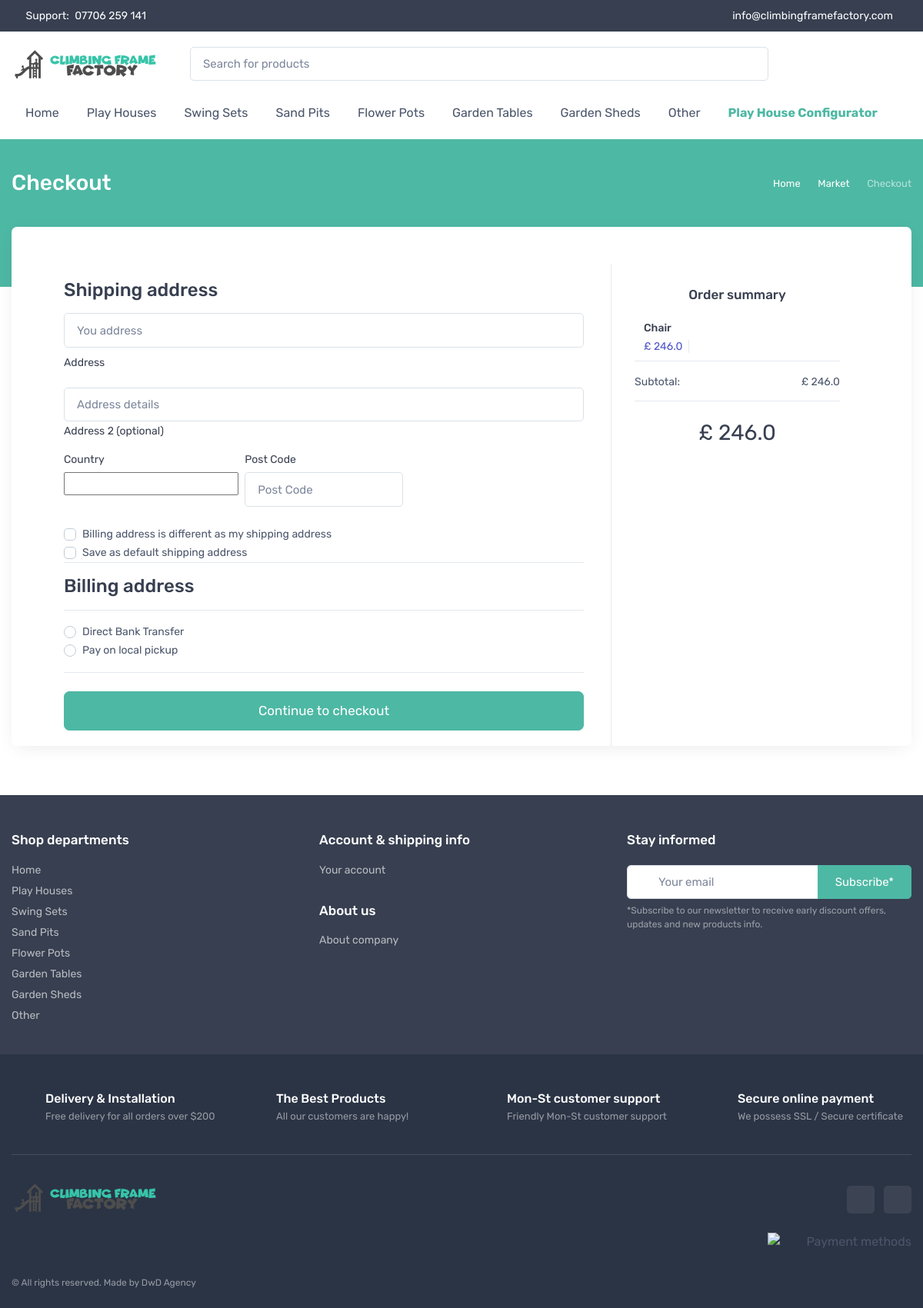
Screenshot of /checkout/ (signed in) with the database file from the repository.
### core/models.py (models this page shows, shortened)
class OrderItem(models.Model):
    user = models.ForeignKey(settings.AUTH_USER_MODEL,
                             on_delete=models.CASCADE)
    ordered = models.BooleanField(default=False)
    item = models.ForeignKey(Item, on_delete=models.CASCADE)
    quantity = models.IntegerField(default=1)
    def get_total_item_price(self):
        return self.quantity * self.item.price
    def get_final_price(self):
        if self.item.discount_price:
            return self.get_total_discount_item_price()
        return self.get_total_item_price()

class Item(models.Model):
    title = models.CharField(max_length=100)
    kategoria = models.ForeignKey(Category,
                                    related_name='category',
                                    on_delete=models.CASCADE,blank=True, null=True
                                    )
    price = models.FloatField()
    discount_price = models.FloatField(blank=True, null=True)
    slug = models.SlugField()
    description = models.TextField()
    image = models.ImageField()
    image2 = models.ImageField(blank=True, null=True)
    image3 = models.ImageField(blank=True, null=True)
    image4 = models.ImageField(blank=True, null=True)
    image5 = models.ImageField(blank=True, null=True)

class Order(models.Model):
    user = models.ForeignKey(settings.AUTH_USER_MODEL,
                             on_delete=models.CASCADE)
    ref_code = models.CharField(max_length=20, blank=True, null=True)
    items = models.ManyToManyField(OrderItem)
    start_date = models.DateTimeField(auto_now_add=True)
    ordered_date = models.DateTimeField()
    ordered = models.BooleanField(default=False)
    shipping_address = models.ForeignKey(
        'Address', related_name='shipping_address', on_delete=models.SET_NULL, blank=True, null=True)
    billing_address = models.ForeignKey(
        'Address', related_name='billing_address', on_delete=models.SET_NULL, blank=True, null=True)
    payment = models.ForeignKey(
        'Payment', on_delete=models.SET_NULL, blank=True, null=True)
    coupon = models.ForeignKey(
        'Coupon', on_delete=models.SET_NULL, blank=True, null=True)
    being_delivered = models.BooleanField(default=False)
    received = models.BooleanField(default=False)
    refund_requested = models.BooleanField(default=False)
    refund_granted = models.BooleanField(default=False)
    '''
    1. Item added to cart
    2. Adding a billing address
    (Failed checkout)
    3. Payment
    (Preprocessing, processing, packaging etc.)
    4. Being delivered
    5. Received
    6. Refunds
    '''
    def get_total(self):
        total = 0
        for order_item in self.items.all():
            total += order_item.get_final_price()
        if self.coupon:
            total -= self.coupon.amount
        return total

### core/views.py (the view, shortened to what this page needs)
# urls.py: path('checkout/', CheckoutView.as_view(), name='checkout'),
class CheckoutView(View):
    def get(self, *args, **kwargs):
        try:
            order = Order.objects.get(user=self.request.user, ordered=False)
            form = CheckoutForm()
            context = {
                'form': form,
                'couponform': CouponForm(),
                'order': order,
                'DISPLAY_COUPON_FORM': True
            }
            shipping_address_qs = Address.objects.filter(
                user=self.request.user,
                address_type='S',
                default=True
            )
            if shipping_address_qs.exists():
                context.update(
                    {'default_shipping_address': shipping_address_qs[0]})
            billing_address_qs = Address.objects.filter(
                user=self.request.user,
                address_type='B',
                default=True
            )
            if billing_address_qs.exists():
                context.update(
                    {'default_billing_address': billing_address_qs[0]})
            return render(self.request, "checkout.html", context)
        except ObjectDoesNotExist:
            messages.info(self.request, "You do not have an active order")
            return redirect("core:checkout")

### core/forms.py
class CheckoutForm(forms.Form):
    shipping_address = forms.CharField(required=False)
    shipping_address2 = forms.CharField(required=False)
    shipping_country = CountryField(blank_label='(select country)').formfield(
        required=False,
        widget=CountrySelectWidget(attrs={
            'class': 'custom-select d-block w-100',
        }))
    shipping_zip = forms.CharField(required=False)
    billing_address = forms.CharField(required=False)
    billing_address2 = forms.CharField(required=False)
    billing_country = CountryField(blank_label='(select country)').formfield(
        required=False,
        widget=CountrySelectWidget(attrs={
            'class': 'custom-select d-block w-100',
        }))
    billing_zip = forms.CharField(required=False)
    same_billing_address = forms.BooleanField(required=False)
    set_default_shipping = forms.BooleanField(required=False)
    use_default_shipping = forms.BooleanField(required=False)
    set_default_billing = forms.BooleanField(required=False)
    use_default_billing = forms.BooleanField(required=False)
    payment_option = forms.ChoiceField(
        widget=forms.RadioSelect, choices=PAYMENT_CHOICES)

class CouponForm(forms.Form):
    code = forms.CharField(widget=forms.TextInput(attrs={
        'class': 'form-control',
        'placeholder': 'Promo code',
        'aria-label': 'Recipient\'s username',
        'aria-describedby': 'basic-addon2'
    }))

### templates/checkout.html (shortened to what this page needs)
{% load static %}
{% include 'basic/header.html' %}
<div class="page-title-overlap bg-primary pt-4">
  <div class="container d-lg-flex justify-content-between py-2 py-lg-3">
    <div class="order-lg-2 mb-3 mb-lg-0 pt-lg-2">
      <nav aria-label="breadcrumb">
        <ol class="breadcrumb breadcrumb-light flex-lg-nowrap justify-content-center justify-content-lg-start">
          <li class="breadcrumb-item"><a class="text-nowrap" href="index.html"><i class="czi-home"></i>Home</a></li>
          <li class="breadcrumb-item text-nowrap"><a href="marketplace-category.html">Market</a>
          </li>
          <li class="breadcrumb-item text-nowrap active" aria-current="page">Checkout</li>
        </ol>
      </nav>
    </div>
    <div class="order-lg-1 pr-lg-4 text-center text-lg-left">
      <h1 class="h3 text-light mb-0">Checkout</h1>
    </div>
  </div>
</div>
<div class="container mb-5 pb-3">
  <div class="bg-light box-shadow-lg rounded-lg overflow-hidden">
    <div class="row ml-5 mr-5 mt-5">
      <form method="POST" class="card-body">
        <h3 class="h4 text mb-3">Shipping address</h3>
        <div class='hideable_shipping_form'>
          <div class="md-form mb-3">
            <input type='text' placeholder='You address' id='shipping_address' name='shipping_address'
              class='form-control' />
            <label for="shipping_address" class="mt-2">Address</label>
          </div>
          <div class="md-form mb-2">
            <input type='text' placeholder='Address details' id='shipping_address2' name='shipping_address2'
              class='form-control' />
            <label for="shipping_address2" class="">Address 2 (optional)</label>
          </div>
          <div class="row">
            <div class="col-lg-4 col-md-12 mb-4">
              <label for="country">Country</label>
              {{ form.shipping_country }}
            </div>
            <div class="col-lg-4 col-md-6 mb-4">
              <label for="shipping_zip">Post Code</label>
              <input type='text' placeholder='Post Code' id='shipping_zip' name='shipping_zip' class='form-control' />
            </div>
          </div>
          <div class="custom-control custom-checkbox">
            <label class="custom-control-label" for="myCheck" for="same_billing_address">Billing address is different as
              my
              shipping address</label>
          </div>
          <div class="custom-control custom-checkbox">
            <label class="custom-control-label" for="set_default_shipping">Save as default shipping
              address</label>
          </div>
        </div>
        <hr>
        <h3 class="h4 text mb-3 mt-3">Billing address</h3>
        <hr>
        <div class="d-block my-3">
          {% for value, name in form.fields.payment_option.choices %}
          <div class="custom-control custom-radio">
            <label class="custom-control-label" for="{{ name }}">{{ name }}</label>
          </div>
          {% endfor %}
        </div>
        <hr class="mb-4">
        <button class="btn btn-primary btn-lg btn-block" type="submit">Continue to checkout</button>
      </form>
      <aside class="col-lg-4 d-none d-lg-block">
        <div class="cz-sidebar-static h-100 ml-auto border-left">
          <div class="widget mb-3">
            <h2 class="widget-title text-center">Order summary</h2>
            {% for order_item in order.items.all %}
            <div class="media align-items-center py-2 border-bottom">
              <div class="media-body pl-1">
                <h6 class="widget-product-title"><a href="marketplace-single.html">{{ order_item.item.title}}</a></h6>
                <div class="widget-product-meta"><span class="text-accent border-right pr-2 mr-2">£
                    {{ order_item.get_final_price }}</span></div>
              </div>
            </div>
            {% endfor %}
            <ul class="list-unstyled font-size-sm pt-3 pb-2 border-bottom">
              <li class="d-flex justify-content-between align-items-center"><span class="mr-2">Subtotal:</span><span
                  class="text-right">£ {{ order.get_total }}</span>
              </li>
            </ul>
            <h3 class="font-weight-normal text-center my-4">£ {{ order.get_total }}</h3>
          </div>
        </div>
      </aside>
    </div>
  </div>
</div>
{% include 'basic/footer.html' %}

### rows the page displays
OrderItem: item "Chair", get_final_price "246.0"
Order: get_total "246.0"

### other values shown
{{ name }} "Direct Bank Transfer" "Pay on local pickup"
